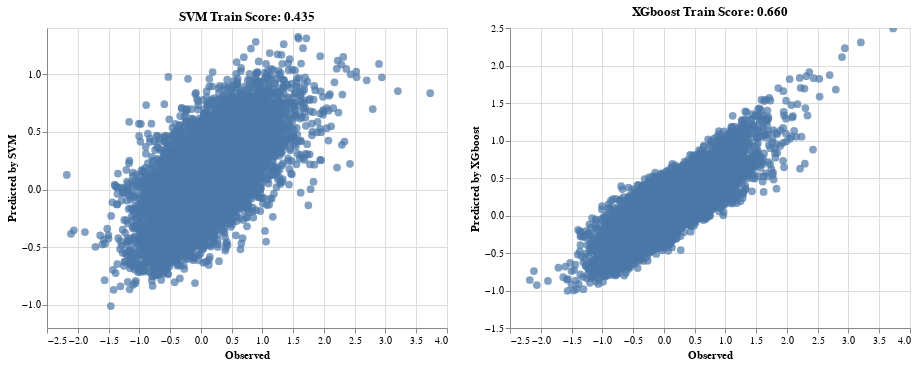

Notebook code for this chart:
### Code cell
alt.data_transformers.disable_max_rows()

p1 = alt.Chart(Yy).mark_circle(size=60).encode(
    y='Predicted by SVM',
    x='Observed',
    tooltip = ['gene_symbol', 'pAid']
).properties(
    title=f'SVM Train Score: {svr_best.score(X_train, y_train):.3f}'
).interactive()

p2 = alt.Chart(Yy).mark_circle(size=60).encode(
    y='Predicted by XGboost',
    x='Observed',
    tooltip = ['gene_symbol', 'pAid']
).properties(
    title=f'XGboost Train Score: {xgb_best.score(X_train, y_train):.3f}'
).interactive()

(p1 | p2)

### Figure 1 — Vega-Lite specification as saved in the notebook (floating-point values rounded to 4 significant figures; data arrays with more than 128 entries replaced by an {"elided": "..."} marker saying what was removed)
{"$schema": "https://vega.github.io/schema/vega-lite/v3.4.0.json", "config": {"mark": {"tooltip": null}, "view": {"height": 300, "width": 400}}, "data": {"name": "data-aaf984c98cc57475c773424d06384ca5"}, "datasets": {"data-aaf984c98cc57475c773424d06384ca5": {"elided": "10494 records"}}, "hconcat": [{"encoding": {"tooltip": [{"field": "gene_symbol", "type": "nominal"}, {"field": "pAid", "type": "nominal"}], "x": {"field": "Observed", "type": "quantitative"}, "y": {"field": "Predicted by SVM", "type": "quantitative"}}, "mark": {"size": 60, "type": "circle"}, "selection": {"selector017": {"bind": "scales", "encodings": ["x", "y"], "type": "interval"}}, "title": "SVM Train Score: 0.435"}, {"encoding": {"tooltip": [{"field": "gene_symbol", "type": "nominal"}, {"field": "pAid", "type": "nominal"}], "x": {"field": "Observed", "type": "quantitative"}, "y": {"field": "Predicted by XGboost", "type": "quantitative"}}, "mark": {"size": 60, "type": "circle"}, "selection": {"selector018": {"bind": "scales", "encodings": ["x", "y"], "type": "interval"}}, "title": "XGboost Train Score: 0.660"}]}
